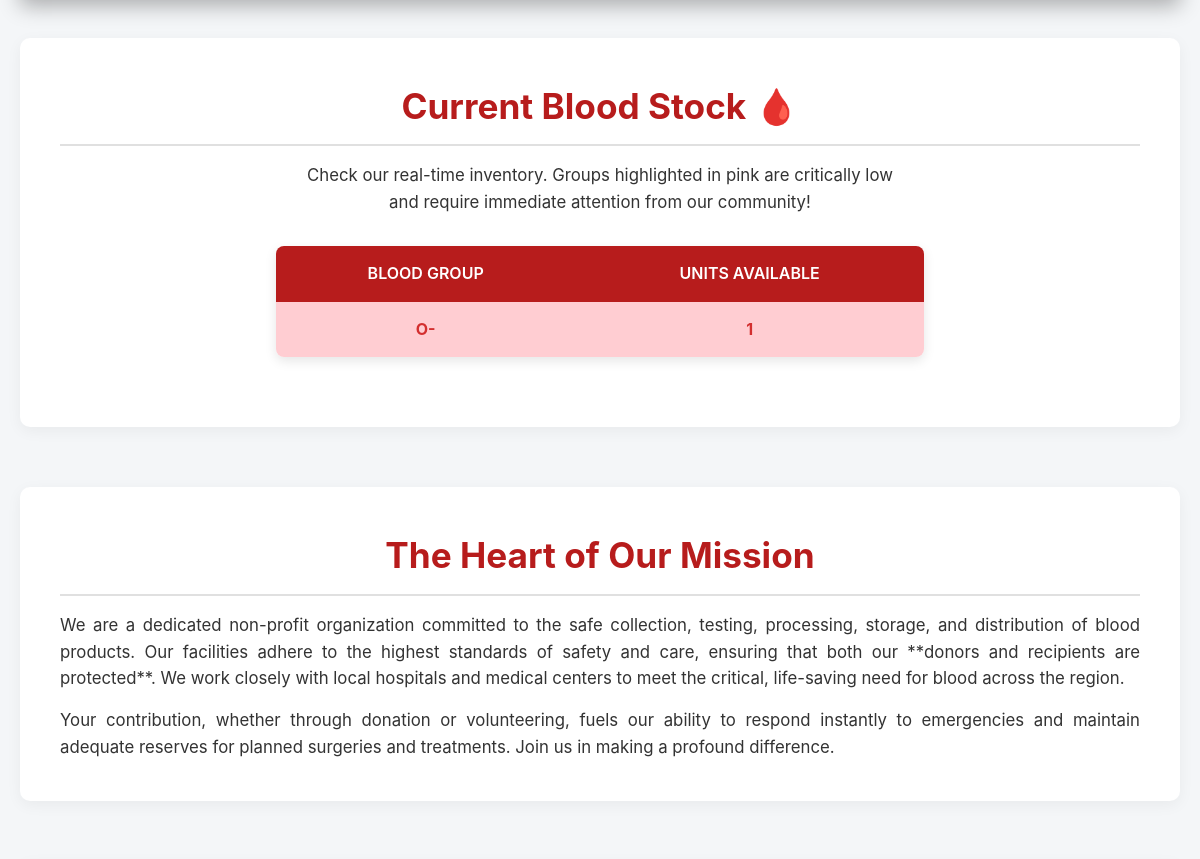
/ (middle part), run on an earlier commit of the app's database.
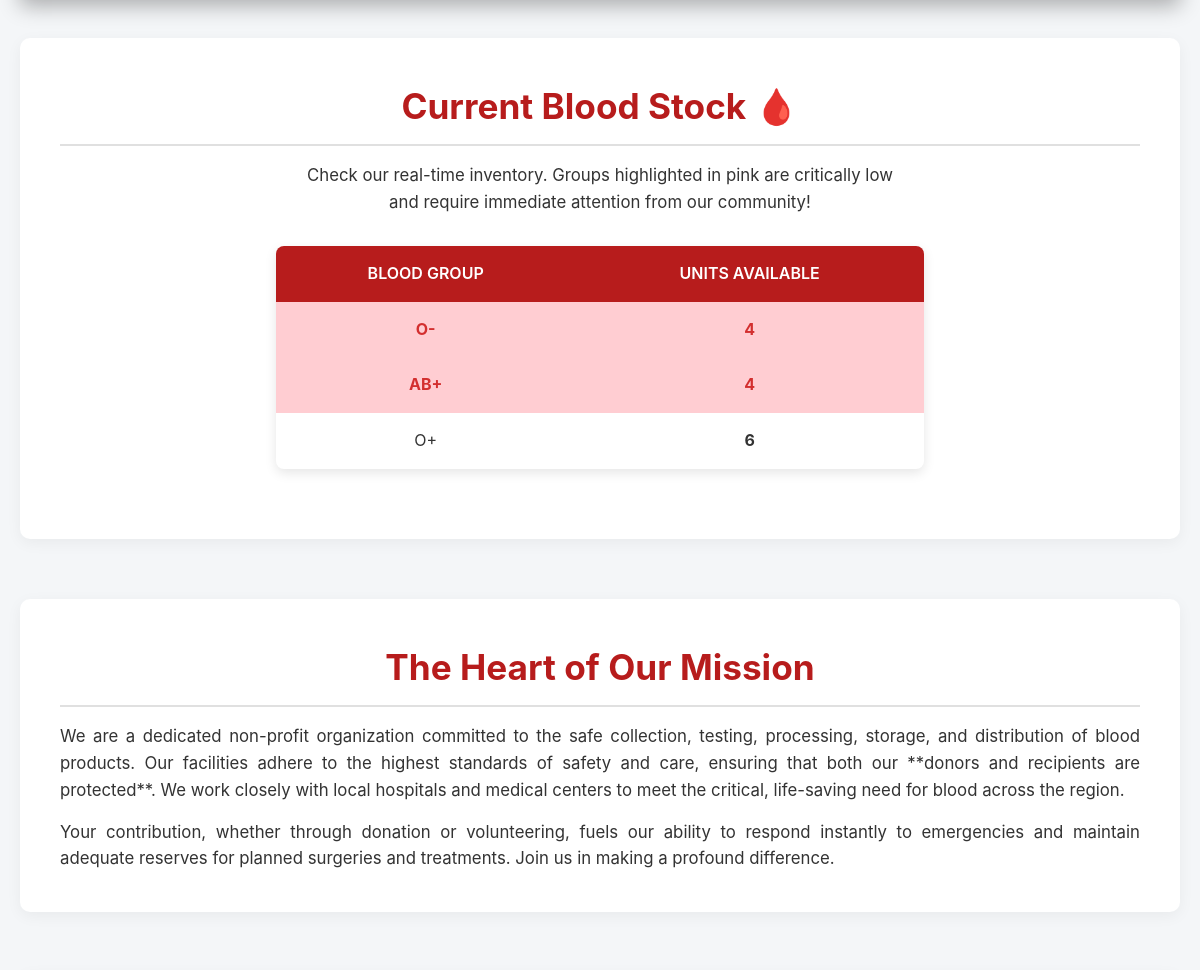
And on a later commit of the database.
### bloodmanager/models.py (models this page shows, shortened)
class BloodStock(models.Model):
    blood_group = models.CharField(max_length=3, choices=BLOOD_GROUP_CHOICES, unique=True)
    units = models.PositiveIntegerField(default=0)

### bloodmanager/views.py (the view)
# urls.py: 2. Add a URL to urlpatterns:  path('', views.home, name='home')
def home(request):
    stock = BloodStock.objects.all()
    return render(request, 'index.html', {'stock': stock})

### bloodmanager/templates/index.html (shortened to what this page needs)
<!DOCTYPE html>
<html lang="en">
<head>
</head>
<body>
<main>
    <section id="stock" class="content-section">
        <h1>Current Blood Stock 🩸</h1>
        <p style="text-align: center; max-width: 600px; margin: 10px auto 20px;">Check our real-time inventory. Groups highlighted in pink are critically low and require immediate attention from our community!</p>
        <table>
            <thead>
                <tr>
                    <th>Blood Group</th>
                    <th>Units Available</th>
                </tr>
            </thead>
            <tbody>
                {% for item in stock %}
                <tr class="{% if item.units < 5 %}low-stock{% endif %}">
                    <td>{{ item.blood_group }}</td>
                    <td><strong>{{ item.units }}</strong></td>
                </tr>
                {% empty %}
                <tr><td colspan="2" style="color: #777;">No stock information available. (Admin needs to populate the data)</td></tr>
                {% endfor %}
            </tbody>
        </table>
    </section>
    <section id="about" class="content-section">
        <h1>The Heart of Our Mission</h1>
        <p>We are a dedicated non-profit organization committed to the safe collection, testing, processing, storage, and distribution of blood products. Our facilities adhere to the highest standards of safety and care, ensuring that both our **donors and recipients are protected**. We work closely with local hospitals and medical centers to meet the critical, life-saving need for blood across the region.</p>
        <p>Your contribution, whether through donation or volunteering, fuels our ability to respond instantly to emergencies and maintain adequate reserves for planned surgeries and treatments. Join us in making a profound difference.</p>
    </section>
</main>
</body>
</html>

What changed in the data, as far as the page shows it:
changed BloodStock (number 1 of 3 on the later page): units "1" → "4"
added BloodStock: blood_group "AB+", units "4"
added BloodStock: blood_group "O+", units "6"
